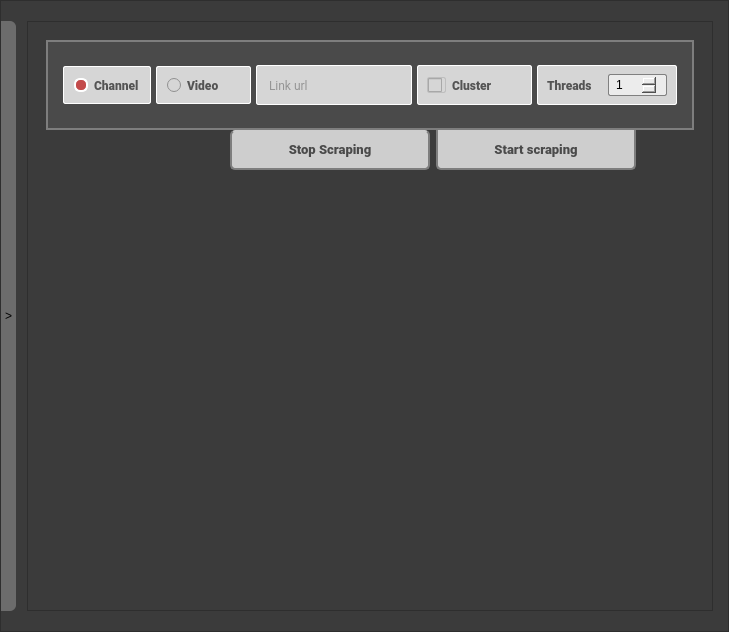
      <widget class="QFrame" name="frame_3">
       <property name="font">
        <font>
         <family>Noto Sans</family>
        </font>
       </property>
       <property name="styleSheet">
        <string notr="true">background-color: #3B3B3B;</string>
       </property>
       <property name="frameShape">
        <enum>QFrame::StyledPanel</enum>
       </property>
       <property name="frameShadow">
        <enum>QFrame::Raised</enum>
       </property>
       <layout class="QHBoxLayout" name="horizontalLayout_6" stretch="0,120">
        <property name="spacing">
         <number>11</number>
        </property>
        <property name="leftMargin">
         <number>0</number>
        </property>
        <property name="topMargin">
         <number>20</number>
        </property>
        <property name="rightMargin">
         <number>15</number>
        </property>
        <property name="bottomMargin">
         <number>20</number>
        </property>
        <item>
         <layout class="QHBoxLayout" name="horizontalLayout">
          <property name="rightMargin">
           <number>0</number>
          </property>
          <item>
           <widget class="QPushButton" name="pushButton">
            <property name="sizePolicy">
             <sizepolicy hsizetype="Expanding" vsizetype="Expanding">
              <horstretch>0</horstretch>
              <verstretch>0</verstretch>
             </sizepolicy>
            </property>
            <property name="minimumSize">
             <size>
              <width>15</width>
              <height>0</height>
             </size>
            </property>
            <property name="cursor">
             <cursorShape>PointingHandCursor</cursorShape>
            </property>
            <property name="styleSheet">
             <string notr="true">QPushButton{
background-color: rgb(108, 108, 108);
border-top-right-radius: 6px;
border-bottom-right-radius: 6px;
}

QPushButton:hover{
background-color: rgb(120, 120, 120);
}</string>
            </property>
            <property name="text">
             <string>&gt;</string>
            </property>
           </widget>
          </item>
         </layout>
        </item>
        <item>
         <widget class="QFrame" name="frame_center">
          <property name="minimumSize">
           <size>
            <width>0</width>
            <height>590</height>
           </size>
          </property>
          <property name="maximumSize">
           <size>
            <width>16777215</width>
            <height>16777215</height>
           </size>
          </property>
          <property name="styleSheet">
           <string notr="true"/>
          </property>
          <property name="frameShape">
           <enum>QFrame::StyledPanel</enum>
          </property>
          <property name="frameShadow">
           <enum>QFrame::Raised</enum>
          </property>
          <layout class="QVBoxLayout" name="verticalLayout_13" stretch="1,1,10">
           <property name="spacing">
            <number>0</number>
           </property>
           <property name="topMargin">
            <number>9</number>
           </property>
           <property name="bottomMargin">
            <number>9</number>
           </property>
           <item>
            <layout class="QHBoxLayout" name="scraping_setting_frame" stretch="0">
             <property name="leftMargin">
              <number>9</number>
             </property>
             <property name="topMargin">
              <number>9</number>
             </property>
             <property name="rightMargin">
              <number>9</number>
             </property>
             <property name="bottomMargin">
              <number>0</number>
             </property>
             <item>
              <widget class="QFrame" name="frame_12">
               <property name="minimumSize">
                <size>
                 <width>0</width>
                 <height>90</height>
                </size>
               </property>
               <property name="maximumSize">
                <size>
                 <width>16777215</width>
                 <height>90</height>
                </size>
               </property>
               <property name="styleSheet">
                <string notr="true">background-color: #4A4A4A;
border:2px solid #7E7E7E;</string>
               </property>
               <property name="frameShape">
                <enum>QFrame::StyledPanel</enum>
               </property>
               <property name="frameShadow">
                <enum>QFrame::Raised</enum>
               </property>
               <layout class="QVBoxLayout" name="verticalLayout_9">
                <property name="spacing">
                 <number>0</number>
                </property>
                <property name="leftMargin">
                 <number>15</number>
                </property>
                <property name="topMargin">
                 <number>0</number>
                </property>
                <property name="rightMargin">
                 <number>15</number>
                </property>
                <property name="bottomMargin">
                 <number>0</number>
                </property>
                <item>
                 <widget class="QFrame" name="frame_13">
                  <property name="maximumSize">
                   <size>
                    <width>16777215</width>
                    <height>16777215</height>
                   </size>
                  </property>
                  <property name="font">
                   <font>
                    <pointsize>10</pointsize>
                   </font>
                  </property>
                  <property name="styleSheet">
                   <string notr="true">border:none;
background-color: qlineargradient(spread:reflect, x1:0, y1:0, x2:1, y2:1, stop:0 rgba(53, 59, 69, 0), stop:1 rgba(91, 99, 115, 0));</string>
                  </property>
                  <property name="frameShape">
                   <enum>QFrame::StyledPanel</enum>
                  </property>
                  <property name="frameShadow">
                   <enum>QFrame::Raised</enum>
                  </property>
                  <layout class="QHBoxLayout" name="horizontalLayout_12" stretch="0,2,0,0,0">
                   <property name="spacing">
                    <number>5</number>
                   </property>
                   <property name="leftMargin">
                    <number>0</number>
                   </property>
                   <property name="topMargin">
                    <number>0</number>
                   </property>
                   <property name="rightMargin">
                    <number>0</number>
                   </property>
                   <property name="bottomMargin">
                    <number>0</number>
                   </property>
                   <item>
                    <widget class="QRadioButton" name="channel_radioBtn">
                     <property name="maximumSize">
                      <size>
                       <width>500</width>
                       <height>16777215</height>
                      </size>
                     </property>
                     <property name="font">
                      <font>
                       <family>Roboto Black</family>
                       <pointsize>9</pointsize>
                       <weight>75</weight>
                       <bold>true</bold>
                      </font>
                     </property>
                     <property name="styleSheet">
                      <string notr="true">
QRadioButton{background-color:  rgb(214, 214, 214);
color: #545454;
border: 1px solid  #ffffff;
border-radius:2px;
padding:10px;
}

QRadioButton::hover{
background-color:  rgb(210, 210, 210);}


QRadioButton::indicator:checked {
    background-color: rgb(195, 75, 75);
    border:                 2px solid white;
	border-radius:6px;
}</string>
                     </property>
                     <property name="text">
                      <string>Channel</string>
                     </property>
                     <property name="checked">
                      <bool>true</bool>
                     </property>
                    </widget>
                   </item>
                   <item>
                    <widget class="QRadioButton" name="video_radioBtn">
                     <property name="maximumSize">
                      <size>
                       <width>95</width>
                       <height>16777215</height>
                      </size>
                     </property>
                     <property name="font">
                      <font>
                       <family>Roboto Black</family>
                       <pointsize>9</pointsize>
                       <weight>75</weight>
                       <bold>true</bold>
                      </font>
                     </property>
                     <property name="styleSheet">
                      <string notr="true">
QRadioButton{background-color:  rgb(214, 214, 214);
color: #545454;
border: 1px solid  #ffffff;
border-radius:2px;
padding:10px;
}

QRadioButton::hover{
background-color:  rgb(210, 210, 210);
}

QRadioButton::indicator:checked {
    background-color: rgb(195, 75, 75);
    border:                 2px solid white;
	border-radius:6px;
}

</string>
                     </property>
                     <property name="text">
                      <string>Video</string>
                     </property>
                    </widget>
                   </item>
                   <item>
                    <widget class="QLineEdit" name="url_Input">
                     <property name="minimumSize">
                      <size>
                       <width>40</width>
                       <height>0</height>
                      </size>
                     </property>
                     <property name="maximumSize">
                      <size>
                       <width>16777215</width>
                       <height>40</height>
                      </size>
                     </property>
                     <property name="font">
                      <font>
                       <family>Roboto</family>
                       <pointsize>9</pointsize>
                      </font>
                     </property>
                     <property name="cursor">
                      <cursorShape>IBeamCursor</cursorShape>
                     </property>
                     <property name="styleSheet">
                      <string notr="true">QLineEdit{
background-color:  rgb(214, 214, 214);
color: #545454;
border: 1px solid  #ffffff;
border-radius:2px;
padding:10px;
}

QLineEdit::hover{background-color:  rgb(210, 210, 210);}

QLineEdit::focus{
	border:1px solid  rgb(121,121, 121);
}</string>
                     </property>
                     <property name="placeholderText">
                      <string>Link url</string>
                     </property>
                    </widget>
                   </item>
                   <item>
                    <widget class="QFrame" name="frame_18">
                     <property name="minimumSize">
                      <size>
                       <width>0</width>
                       <height>40</height>
                      </size>
                     </property>
                     <property name="maximumSize">
                      <size>
                       <width>115</width>
                       <height>40</height>
                      </size>
                     </property>
                     <property name="styleSheet">
                      <string notr="true">background-color:   rgb(214, 214, 214);
border: 1px solid  #ffffff;
border-radius:2px;
</string>
                     </property>
                     <property name="frameShape">
                      <enum>QFrame::StyledPanel</enum>
                     </property>
                     <property name="frameShadow">
                      <enum>QFrame::Raised</enum>
                     </property>
                     <layout class="QHBoxLayout" name="horizontalLayout_17" stretch="1,3">
                      <property name="topMargin">
                       <number>5</number>
                      </property>
                      <property name="bottomMargin">
                       <number>5</number>
                      </property>
                      <item>
                       <widget class="QCheckBox" name="cluster_checkBox">
                        <property name="minimumSize">
                         <size>
                          <width>19</width>
                          <height>0</height>
                         </size>
                        </property>
                        <property name="maximumSize">
                         <size>
                          <width>19</width>
                          <height>16777215</height>
                         </size>
                        </property>
                        <property name="cursor">
                         <cursorShape>PointingHandCursor</cursorShape>
                        </property>
                        <property name="styleSheet">
                         <string notr="true">QCheckBox{
	border:none;	
	margin-right:0px;
border: 1px solid rgb(190, 190, 190);
}



QCheckBox::indicator:checked {
    background-color: rgb(195, 75, 75);
    border:                 2px solid white;
}
</string>
                        </property>
                        <property name="text">
                         <string/>
                        </property>
                       </widget>
                      </item>
                      <item>
                       <widget class="QLabel" name="label_3">
                        <property name="enabled">
                         <bool>true</bool>
                        </property>
                        <property name="minimumSize">
                         <size>
                          <width>55</width>
                          <height>0</height>
                         </size>
                        </property>
                        <property name="font">
                         <font>
                          <family>Roboto Black</family>
                          <pointsize>9</pointsize>
                          <weight>75</weight>
                          <bold>true</bold>
                         </font>
                        </property>
                        <property name="styleSheet">
                         <string notr="true">color: #545454;
border:none;
</string>
                        </property>
                        <property name="text">
                         <string>Cluster</string>
                        </property>
                       </widget>
                      </item>
                     </layout>
                    </widget>
                   </item>
                   <item>
                    <widget class="QFrame" name="frame_17">
                     <property name="minimumSize">
                      <size>
                       <width>0</width>
                       <height>40</height>
                      </size>
                     </property>
                     <property name="maximumSize">
                      <size>
                       <width>140</width>
                       <height>40</height>
                      </size>
                     </property>
                     <property name="styleSheet">
                      <string notr="true">background-color:   rgb(214, 214, 214);
border: 1px solid  #ffffff;
border-radius:2px;
</string>
                     </property>
                     <property name="frameShape">
                      <enum>QFrame::StyledPanel</enum>
                     </property>
                     <property name="frameShadow">
                      <enum>QFrame::Raised</enum>
                     </property>
                     <layout class="QHBoxLayout" name="horizontalLayout_16" stretch="0,1">
                      <property name="topMargin">
                       <number>5</number>
                      </property>
                      <property name="bottomMargin">
                       <number>5</number>
                      </property>
                      <item>
                       <widget class="QLabel" name="label_2">
                        <property name="font">
                         <font>
                          <family>Roboto Black</family>
                          <pointsize>9</pointsize>
                          <weight>75</weight>
                          <bold>true</bold>
                         </font>
                        </property>
                        <property name="styleSheet">
                         <string notr="true">color: #545454;
border:none;
</string>
                        </property>
                        <property name="text">
                         <string>Threads</string>
                        </property>
                       </widget>
                      </item>
                      <item>
                       <widget class="QSpinBox" name="threads_spinBox">
                        <property name="maximumSize">
                         <size>
                          <width>16777215</width>
                          <height>22</height>
                         </size>
                        </property>
                        <property name="cursor">
                         <cursorShape>PointingHandCursor</cursorShape>
                        </property>
                        <property name="styleSheet">
                         <string notr="true">QSpinBox{
		background-color: #ececec; 
		margin-left:10px;

		width:25px;
		height:18px;
		padding-left:5px;
		border:1px solid gray
		}

QSpinBox::down-button  {
	background-color: rgb(105, 105, 105);	
		image: url(:/16x16/icons/16x16/cil-arrow-bottom.png);
		width:15px;
		height:10px;
		}

QSpinBox::up-button  {
	background-color: rgb(105, 105, 105);	
		image: url(:/16x16/icons/16x16/cil-arrow-top.png);
		width:15px;
		height:10px;
		}
QSpinBox::focus{
	border:1px solid  rgb(121,121, 121);
}

QSpinBox::up-arrow:hover { 	
		background-color: rgb(21,21,21);	
		image: url(:/16x16/icons/16x16/cil-arrow-top.png);
		width:15px;
		height:10px;
		}


QSpinBox::down-arrow:hover { 
		background-color: rgb(75, 75, 75);
		image: url(:/16x16/icons/16x16/cil-arrow-bottom.png);
		width:15px;
		height:10px;
		}

QSpinBox::up-arrow::pressed{
		background-color: rgb(71, 71, 71);
		image: url(:/16x16/icons/16x16/cil-arrow-top.png);
		width:15px;
		height:10px;
		}

QSpinBox::down-arrow::pressed{
		background-color: rgb(71, 71, 71);
		image: url(:/16x16/icons/16x16/cil-arrow-bottom.png);
		width:15px;
		height:10px;
		}

</string>
                        </property>
                        <property name="minimum">
                         <number>1</number>
                        </property>
                        <property name="maximum">
                         <number>8</number>
                        </property>
                       </widget>
                      </item>
                     </layout>
                    </widget>
                   </item>
                  </layout>
                 </widget>
                </item>
               </layout>
              </widget>
             </item>
            </layout>
           </item>
           <item>
            <widget class="QFrame" name="frame_30">
             <property name="styleSheet">
              <string notr="true">background-color: qlineargradient(spread:reflect, x1:0, y1:0, x2:1, y2:1, stop:0 rgba(53, 59, 69, 0), stop:1 rgba(91, 99, 115, 0));
border:none</string>
             </property>
             <property name="frameShape">
              <enum>QFrame::StyledPanel</enum>
             </property>
             <property name="frameShadow">
              <enum>QFrame::Raised</enum>
             </property>
             <layout class="QVBoxLayout" name="verticalLayout_10">
              <property name="spacing">
               <number>0</number>
              </property>
              <property name="topMargin">
               <number>0</number>
              </property>
              <property name="bottomMargin">
               <number>0</number>
              </property>
              <item>
               <widget class="QFrame" name="frame_19">
                <property name="frameShape">
                 <enum>QFrame::StyledPanel</enum>
                </property>
                <property name="frameShadow">
                 <enum>QFrame::Raised</enum>
                </property>
                <layout class="QHBoxLayout" name="horizontalLayout_8" stretch="0,0,0">
                 <property name="leftMargin">
                  <number>0</number>
                 </property>
                 <property name="topMargin">
                  <number>0</number>
                 </property>
                 <property name="bottomMargin">
                  <number>7</number>
                 </property>
                 <item>
                  <spacer name="horizontalSpacer_5">
                   <property name="orientation">
                    <enum>Qt::Horizontal</enum>
                   </property>
                   <property name="sizeHint" stdset="0">
                    <size>
                     <width>175</width>
                     <height>20</height>
                    </size>
                   </property>
                  </spacer>
                 </item>
                 <item>
                  <widget class="QFrame" name="frame_24">
                   <property name="frameShape">
                    <enum>QFrame::StyledPanel</enum>
                   </property>
                   <property name="frameShadow">
                    <enum>QFrame::Raised</enum>
                   </property>
                   <layout class="QHBoxLayout" name="horizontalLayout_23">
                    <property name="topMargin">
                     <number>0</number>
                    </property>
                    <property name="bottomMargin">
                     <number>34</number>
                    </property>
                    <item>
                     <widget class="QPushButton" name="stop_scraping_btn">
                      <property name="minimumSize">
                       <size>
                        <width>200</width>
                        <height>40</height>
                       </size>
                      </property>
                      <property name="maximumSize">
                       <size>
                        <width>200</width>
                        <height>40</height>
                       </size>
                      </property>
                      <property name="font">
                       <font>
                        <family>Roboto Black</family>
                        <pointsize>10</pointsize>
                        <weight>75</weight>
                        <bold>true</bold>
                       </font>
                      </property>
                      <property name="cursor">
                       <cursorShape>PointingHandCursor</cursorShape>
                      </property>
                      <property name="styleSheet">
                       <string notr="true">QPushButton{ 
border:2px solid #7E7E7E;
	border-top:0px;
	background-color:  #CECECE;
	color: #4A4A4A;
	font-weight: bold;
	border-radius:5px;
}

QPushButton::hover{ 
	background-color: rgb(220,220,220);
	color: rgb(57, 57, 57);

}

QPushButton::pressed{
	background-color: rgb(210, 210, 210);
}</string>
                      </property>
                      <property name="text">
                       <string>Stop Scraping</string>
                      </property>
                     </widget>
                    </item>
                    <item>
                     <widget class="QPushButton" name="start_scraping_btn">
                      <property name="minimumSize">
                       <size>
                        <width>200</width>
                        <height>40</height>
                       </size>
                      </property>
                      <property name="maximumSize">
                       <size>
                        <width>200</width>
                        <height>40</height>
                       </size>
                      </property>
                      <property name="font">
                       <font>
                        <family>Roboto Black</family>
                        <pointsize>10</pointsize>
                        <weight>75</weight>
                        <bold>true</bold>
                       </font>
                      </property>
                      <property name="cursor">
                       <cursorShape>PointingHandCursor</cursorShape>
                      </property>
                      <property name="styleSheet">
                       <string notr="true">QPushButton{ 
border:2px solid #7E7E7E;
	border-top:0px;
	background-color:  #CECECE;
	color: #4A4A4A;
	font-weight: bold;
	border-bottom-left-radius:5px;
	border-bottom-right-radius:5px;

}

QPushButton::hover{ 
	background-color: rgb(220,220,220);
	color: rgb(57, 57, 57);

}

QPushButton::pressed{
	background-color: rgb(210, 210, 210);
}</string>
                      </property>
                      <property name="text">
                       <string>Start scraping</string>
                      </property>
                     </widget>
                    </item>
                   </layout>
                  </widget>
                 </item>
                 <item>
                  <spacer name="horizontalSpacer_3">
                   <property name="orientation">
                    <enum>Qt::Horizontal</enum>
                   </property>
                   <property name="sizeHint" stdset="0">
                    <size>
                     <width>40</width>
                     <height>20</height>
                    </size>
                   </property>
                  </spacer>
                 </item>
                </layout>
               </widget>
              </item>
             </layout>
            </widget>
           </item>
           <item>
            <layout class="QHBoxLayout" name="central_panel_layout"/>
           </item>
          </layout>
         </widget>
        </item>
       </layout>
      </widget>
